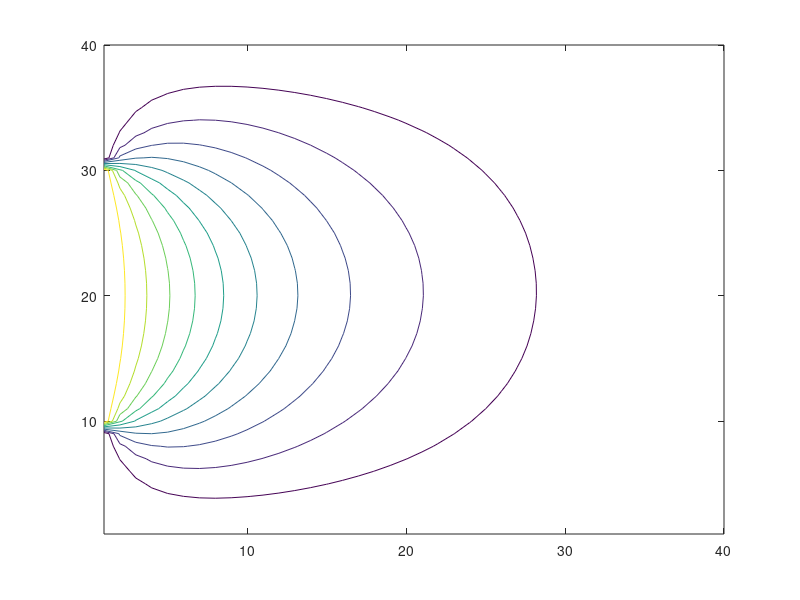

Here is the MATLAB script that generated this plot:
% MECH 479 - CFD
% EX4: Two-dimensional steady heat problem by SOR
%------------------------------------------------------------
n=40;
m=40;
iterations=5000;
length=2.0;
h=length/(n-1);
T=zeros(n,m);
bb=1.7;
T(10:n-10,1)=1.0;
for l=1:iterations,
for i=2:n-1, for j=2:m-1
T(i,j)=bb*0.25*(T(i+1,j)+...
T(i,j+1)+T(i-1,j)+T(i,j-1))+(1.0-bb)*T(i,j);
end,end
% find residual
res=0;
for i=2:n-1, 
    for j=2:m-1
        res=res+abs(T(i+1,j)+...
        T(i,j+1)+T(i-1,j)+T(i,j-1)-4*T(i,j))/h^2;
    end
end
l,res/((m-2)*(n-2)) % Print iteration and residual
if (res/((m-2)*(n-2)) < 0.001), 
    break
end
end;
contour(T);